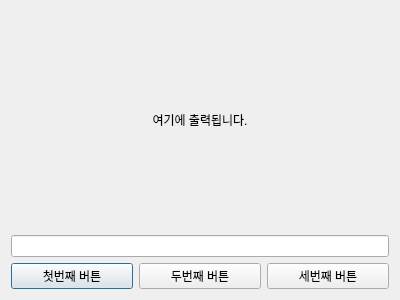
<?xml version="1.0" encoding="UTF-8"?>
<ui version="4.0">
 <class>Dialog</class>
 <widget class="QDialog" name="Dialog">
  <property name="geometry">
   <rect>
    <x>0</x>
    <y>0</y>
    <width>400</width>
    <height>300</height>
   </rect>
  </property>
  <property name="windowTitle">
   <string>Dialog</string>
  </property>
  <layout class="QVBoxLayout" name="verticalLayout">
   <item>
    <widget class="QLabel" name="label">
     <property name="minimumSize">
      <size>
       <width>0</width>
       <height>200</height>
      </size>
     </property>
     <property name="text">
      <string>여기에 출력됩니다.</string>
     </property>
     <property name="alignment">
      <set>Qt::AlignCenter</set>
     </property>
    </widget>
   </item>
   <item>
    <widget class="QLineEdit" name="lineEdit"/>
   </item>
   <item>
    <layout class="QHBoxLayout" name="horizontalLayout">
     <item>
      <widget class="QPushButton" name="pushButton">
       <property name="text">
        <string>첫번째 버튼</string>
       </property>
      </widget>
     </item>
     <item>
      <widget class="QPushButton" name="pushButton_2">
       <property name="text">
        <string>두번째 버튼</string>
       </property>
      </widget>
     </item>
     <item>
      <widget class="QPushButton" name="pushButton_3">
       <property name="text">
        <string>세번째 버튼</string>
       </property>
      </widget>
     </item>
    </layout>
   </item>
  </layout>
 </widget>
 <resources/>
 <connections>
  <connection>
   <sender>pushButton</sender>
   <signal>clicked()</signal>
   <receiver>Dialog</receiver>
   <slot>slot_1st()</slot>
   <hints>
    <hint type="sourcelabel">
     <x>71</x>
     <y>266</y>
    </hint>
    <hint type="destinationlabel">
     <x>71</x>
     <y>292</y>
    </hint>
   </hints>
  </connection>
  <connection>
   <sender>pushButton_2</sender>
   <signal>clicked()</signal>
   <receiver>Dialog</receiver>
   <slot>slot_2nd()</slot>
   <hints>
    <hint type="sourcelabel">
     <x>195</x>
     <y>262</y>
    </hint>
    <hint type="destinationlabel">
     <x>195</x>
     <y>289</y>
    </hint>
   </hints>
  </connection>
  <connection>
   <sender>pushButton_3</sender>
   <signal>clicked()</signal>
   <receiver>Dialog</receiver>
   <slot>slot_3rd()</slot>
   <hints>
    <hint type="sourcelabel">
     <x>320</x>
     <y>262</y>
    </hint>
    <hint type="destinationlabel">
     <x>320</x>
     <y>291</y>
    </hint>
   </hints>
  </connection>
  <connection>
   <sender>lineEdit</sender>
   <signal>textChanged(QString)</signal>
   <receiver>label</receiver>
   <slot>setText(QString)</slot>
   <hints>
    <hint type="sourcelabel">
     <x>158</x>
     <y>218</y>
    </hint>
    <hint type="destinationlabel">
     <x>159</x>
     <y>188</y>
    </hint>
   </hints>
  </connection>
 </connections>
 <slots>
  <slot>slot_1st()</slot>
  <slot>slot_2nd()</slot>
  <slot>slot_3rd()</slot>
 </slots>
</ui>
